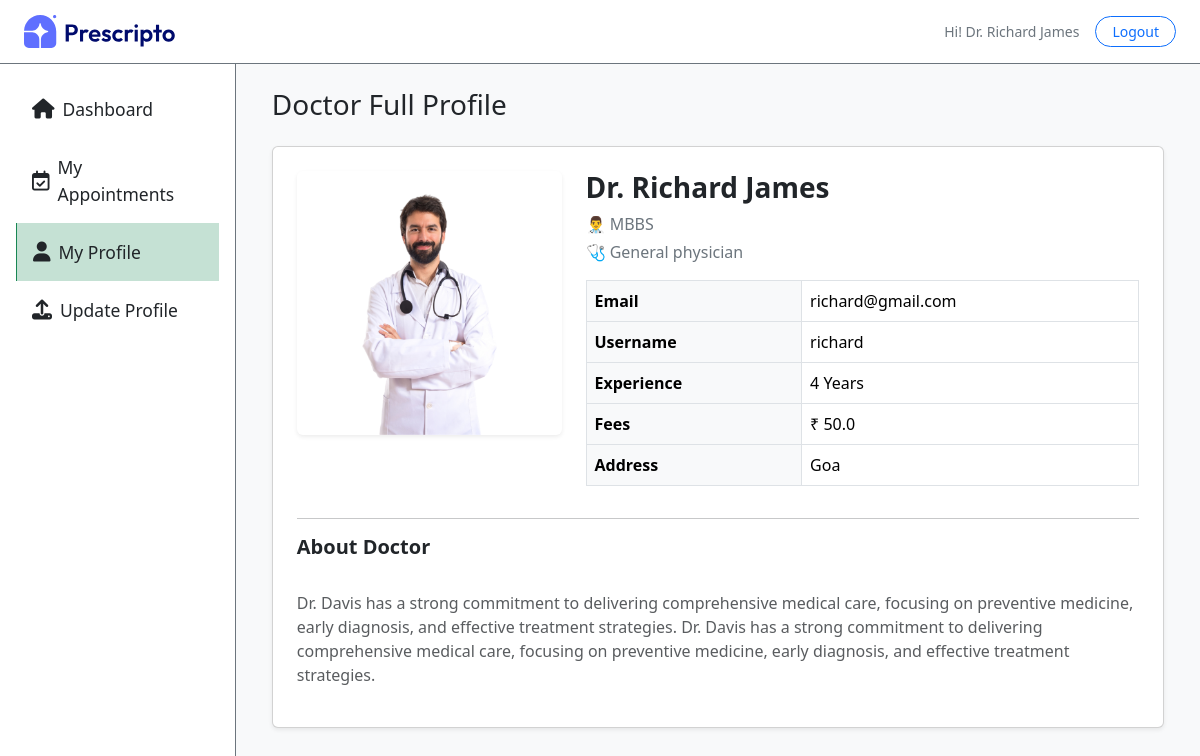
The app's page /doctor_profile/ (signed in) with its own data.
### appointment/models.py (models this page shows, shortened)
class Doctor(models.Model):
    image = models.ImageField(upload_to='doctor_image')
    name = models.CharField(max_length=100)
    email = models.EmailField()
    username = models.CharField(max_length=255, unique=True)
    password = models.CharField(max_length=100)
    experience = models.IntegerField()
    fees = models.FloatField()
    category = models.ForeignKey(Category, on_delete=models.CASCADE)
    degree = models.CharField(max_length=50)
    about = models.TextField()
    address = models.TextField()

class Category(models.Model):
    name = models.CharField(max_length=100)

### appointment/views.py (the view)
# urls.py: path('doctor_profile/', views.doctor_profile, name='doctor_profile'),
def doctor_profile(request):
    doctor_id = request.session.get('doctor_id')
    doctor = Doctor.objects.get(id=doctor_id)
    return render(request, 'dashboard/doctor_profile.html', {"role" : "doctor", 'action': 'profile', 'doctor': doctor})

### templates/dashboard/doctor_profile.html
{% extends "dashboard/layout.html" %}
{% load static %}
{% block contant %}
<section class="flex-grow p-4 bg-light w-100">
    <div class="container">
        <h3 class="mb-4">Doctor Full Profile</h3>
        <div class="card shadow-sm p-4">
            <div class="row">
                <div class="col-md-4 text-center">
                    <img src="{{ doctor.image.url }}"
                         alt="Doctor Image"
                         class="img-fluid rounded shadow-sm mb-3"
                         style="max-height: 280px; object-fit: cover;">
                </div>
                <div class="col-md-8">
                    <h3 class="fw-bold">{{ doctor.name }}</h3>
                    <p class="text-secondary mb-1">👨‍⚕️ {{ doctor.degree }}</p>
                    <p class="text-secondary mb-3">🩺 {{ doctor.category.name }}</p>
                    <table class="table table-bordered">
                        <tr>
                            <th class="bg-light">Email</th>
                            <td>{{ doctor.email }}</td>
                        </tr>
                        <tr>
                            <th class="bg-light">Username</th>
                            <td>{{ doctor.username }}</td>
                        </tr>
                        <tr>
                            <th class="bg-light">Experience</th>
                            <td>{{ doctor.experience }} Years</td>
                        </tr>
                        <tr>
                            <th class="bg-light">Fees</th>
                            <td>₹ {{ doctor.fees }}</td>
                        </tr>
                        <tr>
                            <th class="bg-light">Address</th>
                            <td>{{ doctor.address }}</td>
                        </tr>
                    </table>
                </div>
            </div>
            <hr>
            <h5 class="fw-bold">About Doctor</h5>
            <p class="text-muted" style="white-space: pre-line;">
                {{ doctor.about }}
            </p>
        </div>
    </div>
</section>
{% endblock %}

### templates/dashboard/layout.html (shortened to what this page needs)
<!DOCTYPE html>
<html lang="en">
<head>
    <link href="https://cdn.jsdelivr.net/npm/bootstrap@5.3.3/dist/css/bootstrap.min.css" rel="stylesheet" />
    <link href="https://cdnjs.cloudflare.com/ajax/libs/font-awesome/5.15.3/css/all.min.css" rel="stylesheet" />
    <link rel="stylesheet" href="https://cdnjs.cloudflare.com/ajax/libs/font-awesome/6.7.2/css/all.min.css" />
</head>
{% load static %}
<body>
    <header class="d-flex justify-content-between align-items-center border-bottom border-secondary px-4"
        style="height: 64px;">
        <div class="d-flex align-items-center position-relative">
            <a href="{% url "dash_admin" %}">
                <img src="{% static "assets/assets_frontend/logo.svg" %}" alt="GreenCart logo icon with green color" width='70%'>
            </a>
        </div>
        <div class="d-flex align-items-center gap-3 text-secondary small">
            {% if role == 'admin' %}
                <span>Hi! Admin</span>
            {% else %}
                <span>Hi! {{ doctor.name }}</span>
            {% endif %}
            <a href="{% url "dash_logout" %}" class="btn btn-outline-primary btn-sm rounded-pill px-3 py-1">Logout</a>
        </div>
    </header>
    <main class="d-flex" style="min-height: calc(100vh - 64px);">
        {% if role == 'doctor' %}
            <nav id="sidebar" class="border-end border-secondary p-3" style="width: 18rem;">
                <a href="{% url "doctor_dashboard" %}" class="nav-link d-flex align-items-center gap-2 p-3 fs-5 text-dark {% if action == 'doctor' %}bg-success bg-opacity-25 border-start border-success fw-medium{% endif %}" data-id="add">
                    <i class="fa-solid fa-house"></i> <span class='small'>Dashboard</span>
                </a>
                <a href="{% url "doctor_appointments" %}" class="nav-link d-flex align-items-center gap-2 p-3 fs-5 text-dark " data-id="add">
                   <i class="fa-regular fa-calendar-check"></i><span class='small'>My Appointments</span>
                </a>
                <a href="{% url "doctor_profile" %}" class="nav-link d-flex align-items-center gap-2 p-3 fs-5 text-dark {% if action == 'profile' %}bg-success bg-opacity-25 border-start border-success fw-medium{% endif %}" data-id="add">
                    <i class="fa-solid fa-user"></i> <span class='small'>My Profile</span>
                </a>
                <a href="{% url "edit_doctor" %}" class="nav-link d-flex align-items-center gap-2 p-3 fs-5 text-dark {% if action == 'edit_doctor' %}bg-success bg-opacity-25 border-start border-success fw-medium{% endif %}" data-id="add">
                    <i class="fa-solid fa-upload"></i> <span class='small'>Update Profile</span>
                </a>
            </nav>
        {% endif %}
        {% block contant %}
        {% endblock %}
    </main>
</body>
</html>

### records on screen
Doctor: name "Dr. Richard James", image (picture), degree "MBBS", category.name "General physician", email "richard@gmail.com", username "richard", experience "4", fees "50.0", address "Goa", about "Dr. Davis has a strong commitment to delivering comprehensive medical care, focusing on preventive medicine, early diagnosis, and effective treatment strategies. Dr. Davis has a strong commitment to delivering comprehensive medical care, focusing on preventive medicine, early diagnosis, and effective treatment strategies."
